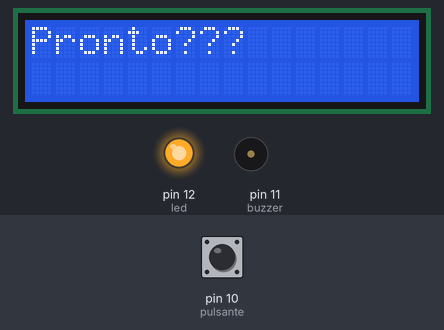
A sketch run on a simulated Arduino Uno, built with avr-gcc and run on an emulated ATmega328P. On the bench: 16×2 character LCD, output pins drawn as LEDs (lit = HIGH), buzzer (waves = sounding). Inputs (shaded band) come from the test bench; at power-on: pin 10 (pulsante) LOW. Random numbers use the default seed unless the sketch sets one; pins used as bus, display or sensor lines are not drawn.

Above: at 4.0 s.
4.1 s: pin 10 (pulsante) pulled HIGH for 0.15 s
At 4.4 s:
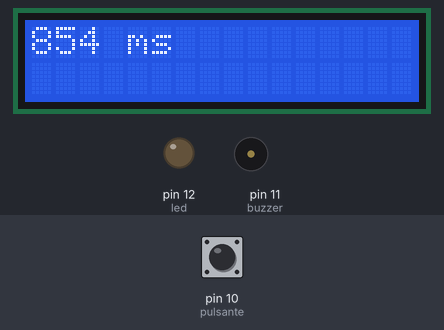
7.2 s: pin 10 (pulsante) pulled HIGH for 3.2 s
At 9.7 s:
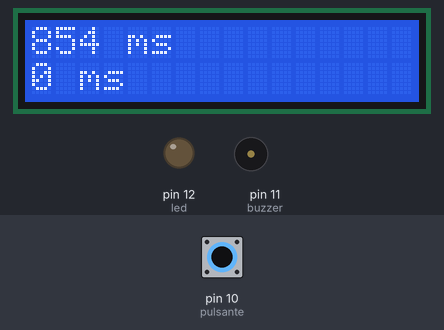
At 12.6 s:
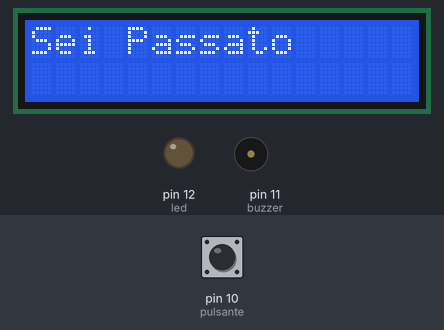
Timing chart, 0 to 14.1 s (numbered marks = the images above; inputs shaded):
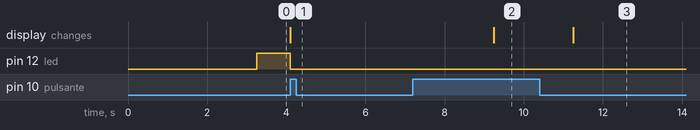

The sketch:

AndrettaMarco_A_Riflessi.ino
```cpp
#include <LiquidCrystal.h>

#define led 12
#define buzzer  11
#define pulsante 10

int numrandom;
int numrandom2;
int tempo1;
int tempo2=0;
int Click=0;
int varMillis;
LiquidCrystal lcd(2, 3, 4, 5, 6, 7);

void setup() {
  // put your setup code here, to run once:
pinMode (pulsante, INPUT);
pinMode (led, OUTPUT);
pinMode (buzzer, OUTPUT);
lcd.begin(16, 2);
lcd.setCursor(0, 0);
lcd.print("Pronto???");
randomSeed(analogRead(0));
RiflessiLed();
RiflessiSuono();

}

// Riflessi Visivi
void RiflessiLed()
{

numrandom= random(2000, 8000);
delay(numrandom);
digitalWrite(led, HIGH);
tempo1=millis();
while(digitalRead(pulsante)==LOW);
digitalWrite(led, LOW);
lcd.clear();
tempo2=millis();
varMillis = tempo2 - tempo1;
lcd.print(varMillis);
lcd.print(" ms");

}

//Riflessi Sonori
void RiflessiSuono()
{
numrandom2 = random (2000, 8000);
delay(numrandom2);
digitalWrite(buzzer, HIGH);
tone (buzzer, 1000, 000); //Suona alla frequenza di 1000Hz per  secondi
tempo1=millis();
while(Click==0){
Click=digitalRead(pulsante);
if(Click==HIGH){
  noTone(buzzer);
}
lcd.setCursor(0,1);
tempo2=millis();

varMillis = tempo2 - tempo1;
lcd.print(varMillis);
lcd.print(" ms");
}

Click=0;

delay(2000);
 lcd.clear();
if(varMillis<500)
{
lcd.print("Sei Passato");}
else{
  lcd.print("Non sei passato");
  }
}
void loop() {
  // put your main code here, to run repeatedly:
}
```

Measured:
- after the input at 4.1 s, pin 12 (led): HIGH → LOW at once; the display: changes at once (image 1)
